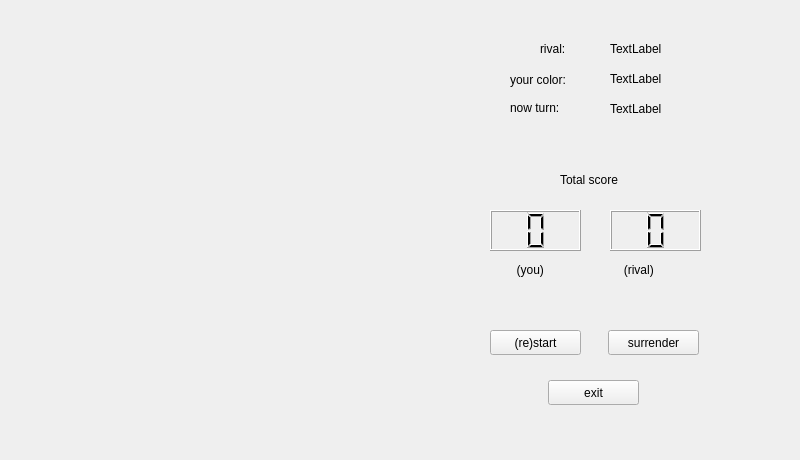
<?xml version="1.0" encoding="UTF-8"?>
<ui version="4.0">
 <class>Online</class>
 <widget class="QWidget" name="Online">
  <property name="geometry">
   <rect>
    <x>0</x>
    <y>0</y>
    <width>800</width>
    <height>460</height>
   </rect>
  </property>
  <property name="windowTitle">
   <string>Form</string>
  </property>
  <widget class="QPushButton" name="pushButton_start">
   <property name="geometry">
    <rect>
     <x>490</x>
     <y>330</y>
     <width>91</width>
     <height>25</height>
    </rect>
   </property>
   <property name="text">
    <string>(re)start</string>
   </property>
  </widget>
  <widget class="QLabel" name="label_rival">
   <property name="geometry">
    <rect>
     <x>610</x>
     <y>40</y>
     <width>141</width>
     <height>17</height>
    </rect>
   </property>
   <property name="text">
    <string>TextLabel</string>
   </property>
  </widget>
  <widget class="QLabel" name="label_5">
   <property name="geometry">
    <rect>
     <x>540</x>
     <y>40</y>
     <width>41</width>
     <height>17</height>
    </rect>
   </property>
   <property name="text">
    <string>rival:</string>
   </property>
  </widget>
  <widget class="QLabel" name="label_color">
   <property name="geometry">
    <rect>
     <x>610</x>
     <y>70</y>
     <width>101</width>
     <height>17</height>
    </rect>
   </property>
   <property name="text">
    <string>TextLabel</string>
   </property>
  </widget>
  <widget class="QLabel" name="label">
   <property name="geometry">
    <rect>
     <x>510</x>
     <y>100</y>
     <width>71</width>
     <height>17</height>
    </rect>
   </property>
   <property name="text">
    <string>&lt;html&gt;&lt;head/&gt;&lt;body&gt;&lt;p&gt;now turn:&lt;/p&gt;&lt;/body&gt;&lt;/html&gt;</string>
   </property>
  </widget>
  <widget class="QLabel" name="label_2">
   <property name="geometry">
    <rect>
     <x>510</x>
     <y>70</y>
     <width>81</width>
     <height>20</height>
    </rect>
   </property>
   <property name="text">
    <string>your color:</string>
   </property>
  </widget>
  <widget class="QWidget" name="verticalLayoutWidget">
   <property name="geometry">
    <rect>
     <x>0</x>
     <y>0</y>
     <width>441</width>
     <height>461</height>
    </rect>
   </property>
   <layout class="QVBoxLayout" name="verticalLayout"/>
  </widget>
  <widget class="QLabel" name="label_turn">
   <property name="geometry">
    <rect>
     <x>610</x>
     <y>100</y>
     <width>101</width>
     <height>17</height>
    </rect>
   </property>
   <property name="text">
    <string>TextLabel</string>
   </property>
  </widget>
  <widget class="QPushButton" name="pushButton_exit">
   <property name="geometry">
    <rect>
     <x>548</x>
     <y>380</y>
     <width>91</width>
     <height>25</height>
    </rect>
   </property>
   <property name="text">
    <string>exit</string>
   </property>
  </widget>
  <widget class="QPushButton" name="pushButton_surrender">
   <property name="geometry">
    <rect>
     <x>608</x>
     <y>330</y>
     <width>91</width>
     <height>25</height>
    </rect>
   </property>
   <property name="text">
    <string>surrender</string>
   </property>
  </widget>
  <widget class="QLCDNumber" name="lcdNumber_player">
   <property name="geometry">
    <rect>
     <x>490</x>
     <y>210</y>
     <width>91</width>
     <height>41</height>
    </rect>
   </property>
   <property name="digitCount">
    <number>1</number>
   </property>
   <property name="mode">
    <enum>QLCDNumber::Dec</enum>
   </property>
  </widget>
  <widget class="QLCDNumber" name="lcdNumber_rival">
   <property name="geometry">
    <rect>
     <x>610</x>
     <y>210</y>
     <width>91</width>
     <height>41</height>
    </rect>
   </property>
   <property name="digitCount">
    <number>1</number>
   </property>
  </widget>
  <widget class="QLabel" name="label_7">
   <property name="geometry">
    <rect>
     <x>560</x>
     <y>170</y>
     <width>81</width>
     <height>20</height>
    </rect>
   </property>
   <property name="text">
    <string>Total score</string>
   </property>
  </widget>
  <widget class="QLabel" name="label_3">
   <property name="geometry">
    <rect>
     <x>570</x>
     <y>260</y>
     <width>67</width>
     <height>17</height>
    </rect>
   </property>
   <property name="text">
    <string/>
   </property>
  </widget>
  <widget class="QLabel" name="label_4">
   <property name="geometry">
    <rect>
     <x>500</x>
     <y>260</y>
     <width>191</width>
     <height>20</height>
    </rect>
   </property>
   <property name="text">
    <string>     (you)                        (rival)</string>
   </property>
  </widget>
 </widget>
 <resources/>
 <connections/>
</ui>
